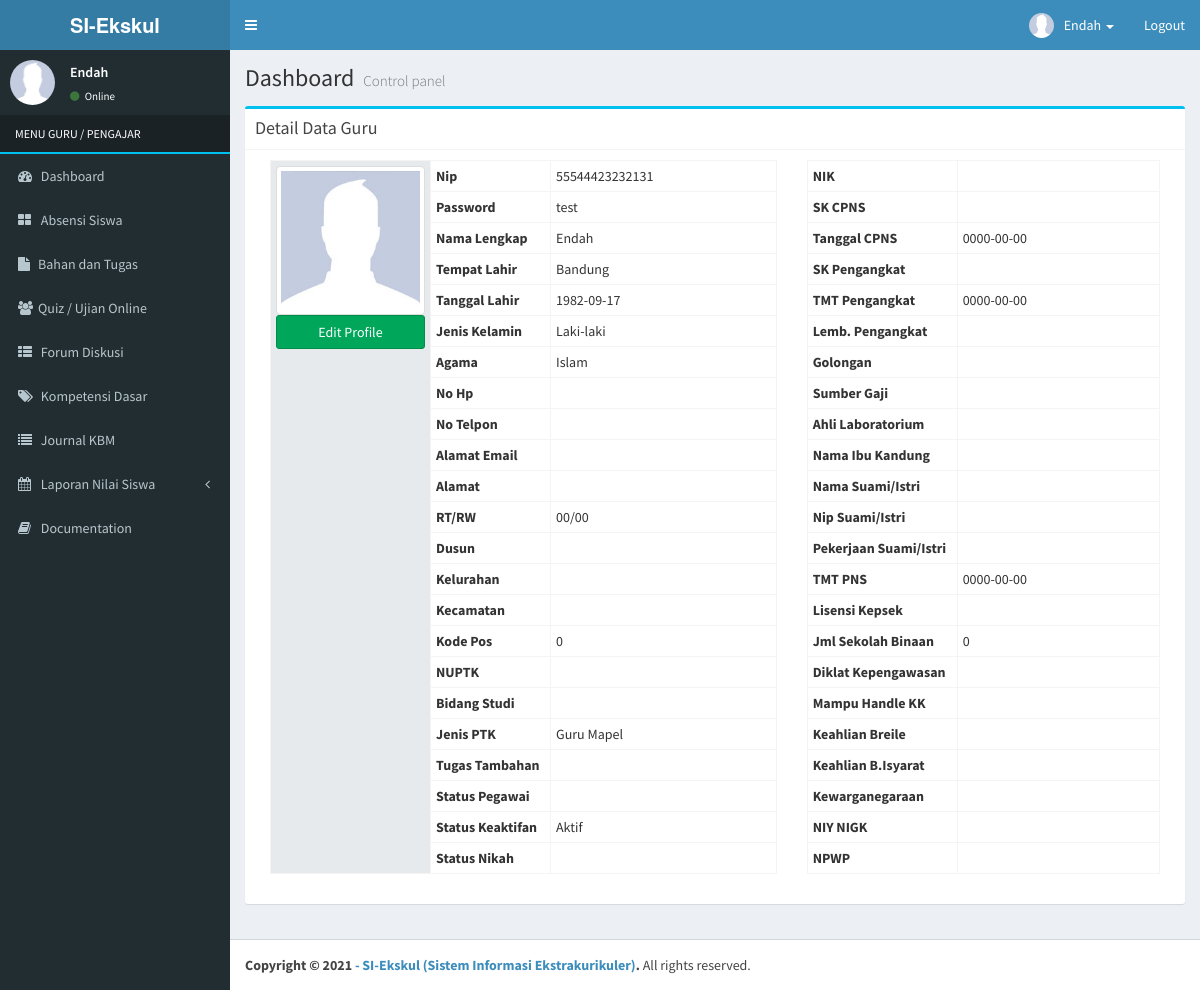
The page /index.php?view=guru&act=detailguru&id=55544423232131 (signed in) on the database its author committed.
### tables this page shows
CREATE TABLE `guru` (
  `nip` varchar(30) NOT NULL,
  `password` varchar(255) NOT NULL,
  `nama_guru` varchar(150) NOT NULL,
  `id_jenis_kelamin` int(5) NOT NULL,
  `tempat_lahir` varchar(150) NOT NULL,
  `tanggal_lahir` date NOT NULL,
  `nik` varchar(50) NOT NULL,
  `niy_nigk` varchar(50) NOT NULL,
  `nuptk` varchar(50) NOT NULL,
  `id_status_kepegawaian` int(5) NOT NULL,
  `id_jenis_ptk` int(5) NOT NULL,
  `pengawas_bidang_studi` varchar(150) NOT NULL,
  `id_agama` int(5) NOT NULL,
  `alamat_jalan` varchar(255) NOT NULL,
  `rt` varchar(5) NOT NULL,
  `rw` varchar(5) NOT NULL,
  `nama_dusun` varchar(100) NOT NULL,
  `desa_kelurahan` varchar(100) NOT NULL,
  `kecamatan` varchar(100) NOT NULL,
  `kode_pos` int(10) NOT NULL,
  `telepon` varchar(15) NOT NULL,
  `hp` varchar(15) NOT NULL,
  `email` varchar(150) NOT NULL,
  `tugas_tambahan` varchar(100) NOT NULL,
  `id_status_keaktifan` int(5) NOT NULL,
  `sk_cpns` varchar(150) NOT NULL,
  `tanggal_cpns` date NOT NULL,
  `sk_pengangkatan` varchar(150) NOT NULL,
  `tmt_pengangkatan` date NOT NULL,
  `lembaga_pengangkatan` varchar(150) NOT NULL,
  `id_golongan` int(5) NOT NULL,
  `keahlian_laboratorium` varchar(150) NOT NULL,
  `sumber_gaji` varchar(150) NOT NULL,
  `nama_ibu_kandung` varchar(100) NOT NULL,
  `id_status_pernikahan` int(5) NOT NULL,
  `nama_suami_istri` varchar(100) NOT NULL,
  `nip_suami_istri` varchar(30) NOT NULL,
  `pekerjaan_suami_istri` varchar(100) NOT NULL,
  `tmt_pns` date NOT NULL,
  `lisensi_kepsek` varchar(20) NOT NULL,
  `jumlah_sekolah_binaan` int(5) NOT NULL,
  `diklat_kepengawasan` varchar(20) NOT NULL,
  `mampu_handle_kk` varchar(20) NOT NULL,
  `keahlian_breile` varchar(20) NOT NULL,
  `keahlian_bahasa_isyarat` varchar(20) NOT NULL,
  `npwp` varchar(50) NOT NULL,
  `kewarganegaraan` varchar(50) NOT NULL,
  `foto` varchar(255) NOT NULL
);

CREATE TABLE `jenis_kelamin` (
  `id_jenis_kelamin` int(5) NOT NULL,
  `jenis_kelamin` varchar(50) NOT NULL
);

CREATE TABLE `agama` (
  `id_agama` int(5) NOT NULL,
  `nama_agama` varchar(100) NOT NULL
);

CREATE TABLE `jenis_ptk` (
  `id_jenis_ptk` int(5) NOT NULL,
  `jenis_ptk` varchar(100) NOT NULL,
  `keterangan` text NOT NULL
);

CREATE TABLE `status_keaktifan` (
  `id_status_keaktifan` int(5) NOT NULL,
  `nama_status_keaktifan` varchar(255) NOT NULL,
  `keterangan` text NOT NULL
);

### application/master_guru.php (the view, shortened to what this page needs)
<?php if ($_GET[act]==''){ ?>
            <div class="col-xs-12">
              <div class="box">
                <div class="box-header">
                  <h3 class="box-title">Semua Data Guru </h3>
                  <?php if($_SESSION[level]!='kepala'){ ?>
                  <a class='pull-right btn btn-primary btn-sm' href='index.php?view=guru&act=tambahguru'>Tambahkan Data Guru</a>
                  <?php } ?>
                </div>
                <div class="box-body">
                  <table id="example1" class="table table-bordered table-striped">
                    <thead>
                      <tr>
                        <th>No</th>
                        <th>NIP</th>
                        <th>Nama Lengkap</th>
                        <th>Jenis Kelamin</th>
                        <th>No Telpon</th>
                        <th>Status Pegawai</th>
                        <th>Jenis PTK</th>
                        <th>Action</th>
                      </tr>
                    </thead>
                    <tbody>
                  <?php
                    $tampil = mysqli_query($koneksi,"SELECT * FROM guru a
                                          LEFT JOIN jenis_kelamin b ON a.id_jenis_kelamin=b.id_jenis_kelamin
                                            LEFT JOIN status_kepegawaian c ON a.id_status_kepegawaian=c.id_status_kepegawaian
                                              LEFT JOIN jenis_ptk d ON a.id_jenis_ptk=d.id_jenis_ptk
                                              ORDER BY a.nip DESC");
                    $no = 1;
                    while($r=mysqli_fetch_array($tampil)){
                    $tanggal = tgl_indo($r[tgl_posting]);
                    echo "<tr><td>$no</td>
                              <td>$r[nip]</td>
                              <td>$r[nama_guru]</td>
                              <td>$r[jenis_kelamin]</td>
                              <td>$r[hp]</td>
                              <td>$r[status_kepegawaian]</td>
                              <td>$r[jenis_ptk]</td>";
                              if($_SESSION[level]!='kepala'){
                        echo "<td><center>
                                <a class='btn btn-info btn-xs' title='Lihat Detail' href='?view=guru&act=detailguru&id=$r[nip]'><span class='glyphicon glyphicon-search'></span></a>
                                <a class='btn btn-success btn-xs' title='Edit Data' href='?view=guru&act=editguru&id=$r[nip]'><span class='glyphicon glyphicon-edit'></span></a>
                                <a class='btn btn-danger btn-xs' title='Delete Data' href='?view=guru&hapus=$r[nip]'><span class='glyphicon glyphicon-remove'></span></a>
                              </center></td>";
                              }else{
                                echo "<td><center>
                                <a class='btn btn-info btn-xs' title='Lihat Detail' href='?view=guru&act=detailguru&id=$r[nip]'><span class='glyphicon glyphicon-search'></span></a>
                              </center></td>";
                              }
                            echo "</tr>";
                      $no++;
                      }
                      if (isset($_GET[hapus])){
                          mysqli_query($koneksi,"DELETE FROM guru where nip='$_GET[hapus]'");
                          echo "<script>document.location='index.php?view=guru';</script>";
                      }
                  ?>
                    </tbody>
                  </table>
                </div>
              </div>
            </div>
<?php
}elseif($_GET[act]=='detailguru'){
    $detail = mysqli_query($koneksi,"SELECT a.*, b.jenis_kelamin, c.status_kepegawaian, d.jenis_ptk, e.nama_agama, f.nama_status_keaktifan, g.nama_golongan, h.status_pernikahan
                                FROM guru a LEFT JOIN jenis_kelamin b ON a.id_jenis_kelamin=b.id_jenis_kelamin
                                  LEFT JOIN status_kepegawaian c ON a.id_status_kepegawaian=c.id_status_kepegawaian
                                    LEFT JOIN jenis_ptk d ON a.id_jenis_ptk=d.id_jenis_ptk
                                      LEFT JOIN agama e ON a.id_agama=e.id_agama
                                        LEFT JOIN status_keaktifan f ON a.id_status_keaktifan=f.id_status_keaktifan
                                          LEFT JOIN golongan g ON a.id_golongan=g.id_golongan
                                            LEFT JOIN status_pernikahan h ON a.id_status_pernikahan=h.id_status_pernikahan
                                              where a.nip='$_GET[id]'");
    $s = mysqli_fetch_array($detail);
    echo "<div class='col-md-12'>
              <div class='box box-info'>
                <div class='box-header with-border'>
                  <h3 class='box-title'>Detail Data Guru</h3>
                </div>
              <div class='box-body'>
              <form method='POST' class='form-horizontal' action='' enctype='multipart/form-data'>
                <div class='col-md-7'>
                  <table class='table table-condensed table-bordered'>
                  <tbody>
                    <input type='hidden' name='id' value='$s[nip]'>
                    <tr><th style='background-color:#E7EAEC' width='160px' rowspan='25'>";
                        if (trim($s[foto])==''){
                          echo "<img class='img-thumbnail' style='width:155px' src='foto_siswa/no-image.jpg'>";
                        }else{
                          echo "<img class='img-thumbnail' style='width:155px' src='foto_pegawai/$s[foto]'>";
                        }
                      if($_SESSION[level]!='kepala'){
                        echo "<a href='index.php?view=guru&act=editguru&id=$_GET[id]' class='btn btn-success btn-block'>Edit Profile</a>";
                      }
                        echo "</th>
                    </tr>
                    <tr><th width='120px' scope='row'>Nip</th>      <td>$s[nip]</td></tr>
                    <tr><th scope='row'>Password</th>               <td>$s[password]</td></tr>
                    <tr><th scope='row'>Nama Lengkap</th>           <td>$s[nama_guru]</td></tr>
                    <tr><th scope='row'>Tempat Lahir</th>           <td>$s[tempat_lahir]</td></tr>
                    <tr><th scope='row'>Tanggal Lahir</th>          <td>$s[tanggal_lahir]</td></tr>
                    <tr><th scope='row'>Jenis Kelamin</th>          <td>$s[jenis_kelamin]</td></tr>
                    <tr><th scope='row'>Agama</th>                  <td>$s[nama_agama]</td></tr>
                    <tr><th scope='row'>No Hp</th>                  <td>$s[hp]</td></tr>
                    <tr><th scope='row'>No Telpon</th>              <td>$s[telepon]</td></tr>
                    <tr><th scope='row'>Alamat Email</th>           <td>$s[email]</td></tr>
                    <tr><th scope='row'>Alamat</th>                 <td>$s[alamat_jalan]</td></tr>
                    <tr><th scope='row'>RT/RW</th>                  <td>$s[rt]/$s[rw]</td></tr>
                    <tr><th scope='row'>Dusun</th>                  <td>$s[nama_dusun]</td></tr>
                    <tr><th scope='row'>Kelurahan</th>              <td>$s[desa_kelurahan]</td></tr>
                    <tr><th scope='row'>Kecamatan</th>              <td>$s[kecamatan]</td></tr>
                    <tr><th scope='row'>Kode Pos</th>               <td>$s[kode_pos]</td></tr>
                    <tr><th scope='row'>NUPTK</th>                  <td>$s[nuptk]</td></tr>
                    <tr><th scope='row'>Bidang Studi</th>           <td>$s[pengawas_bidang_studi]</td></tr>
                    <tr><th scope='row'>Jenis PTK</th>              <td>$s[jenis_ptk]</td></tr>
                    <tr><th scope='row'>Tugas Tambahan</th>         <td>$s[tugas_tambahan]</td></tr>
                    <tr><th scope='row'>Status Pegawai</th>         <td>$s[status_kepegawaian]</td></tr>
                    <tr><th scope='row'>Status Keaktifan</th>       <td>$s[nama_status_keaktifan]</td></tr>
                    <tr><th scope='row'>Status Nikah</th>           <td>$s[status_pernikahan]</td></tr>
                  </tbody>
                  </table>
                </div>
                <div class='col-md-5'>
                  <table class='table table-condensed table-bordered'>
                  <tbody>
                    <tr><th width='150px' scope='row'>NIK</th>      <td>$s[nik]</td></tr>
                    <tr><th scope='row'>SK CPNS</th>                <td>$s[sk_cpns]</td></tr>
                    <tr><th scope='row'>Tanggal CPNS</th>           <td>$s[tanggal_cpns]</td></tr>
                    <tr><th scope='row'>SK Pengangkat</th>          <td>$s[sk_pengangkatan]</td></tr>
                    <tr><th scope='row'>TMT Pengangkat</th>         <td>$s[tmt_pengangkatan]</td></tr>
                    <tr><th scope='row'>Lemb. Pengangkat</th>       <td>$s[lembaga_pengangkatan]</td></tr>
                    <tr><th scope='row'>Golongan</th>               <td>$s[nama_golongan]</td></tr>
                    <tr><th scope='row'>Sumber Gaji</th>            <td>$s[sumber_gaji]</td></tr>
                    <tr><th scope='row'>Ahli Laboratorium</th>  <td>$s[keahlian_laboratorium]</td></tr>
                    <tr><th scope='row'>Nama Ibu Kandung</th>            <td>$s[nama_ibu_kandung]</td></tr>
                    <tr><th scope='row'>Nama Suami/Istri</th>            <td>$s[nama_suami_istri]</td></tr>
                    <tr><th scope='row'>Nip Suami/Istri</th>            <td>$s[nip_suami_istri]</td></tr>
                    <tr><th scope='row'>Pekerjaan Suami/Istri</th>            <td>$s[pekerjaan_suami_istri]</td></tr>
                    <tr><th scope='row'>TMT PNS</th>            <td>$s[tmt_pns]</td></tr>
                    <tr><th scope='row'>Lisensi Kepsek</th>            <td>$s[lisensi_kepsek]</td></tr>
                    <tr><th scope='row'>Jml Sekolah Binaan</th>            <td>$s[jumlah_sekolah_binaan]</td></tr>
                    <tr><th scope='row'>Diklat Kepengawasan</th>            <td>$s[diklat_kepengawasan]</td></tr>
                    <tr><th scope='row'>Mampu Handle KK</th>            <td>$s[mampu_handle_kk]</td></tr>
                    <tr><th scope='row'>Keahlian Breile</th>            <td>$s[keahlian_breile]</td></tr>
                    <tr><th scope='row'>Keahlian B.Isyarat</th>            <td>$s[keahlian_bahasa_isyarat]</td></tr>
                    <tr><th scope='row'>Kewarganegaraan</th>            <td>$s[kewarganegaraan]</td></tr>
                    <tr><th scope='row'>NIY NIGK</th>            <td>$s[niy_nigk]</td></tr>
                    <tr><th scope='row'>NPWP</th>                   <td>$s[npwp]</td></tr>
                  </tbody>
                  </table>
                </div>
              </div>
            </div>";
}
?>

### main-header.php (shortened to what this page needs)
<a href="index.php" class="logo">
  <span class="logo-lg"><b>SI-Ekskul</b></span>
</a>
<nav class="navbar navbar-static-top" role="navigation">
  <a href="#" class="sidebar-toggle" data-toggle="offcanvas" role="button">
  </a>
  <div class="navbar-custom-menu">
    <ul class="nav navbar-nav">
      <li class="dropdown user user-menu">
        <a href="#" class="dropdown-toggle" data-toggle="dropdown">
          <img src="<?php echo $foto; ?>" class="user-image" alt="User Image">
          <span class="hidden-xs"><?php echo $nama; ?></span> <span class='caret'></span>
        </a>
      </li>
      <li><a href="logout.php" >Logout</a></li>
    </ul>
  </div>
</nav>

### menu-guru.php (shortened to what this page needs)
<section class="sidebar">
          <div class="user-panel">
            <div class="pull-left image">
              <img src="<?php echo $foto; ?>" class="img-circle" alt="User Image">
            </div>
            <div class="pull-left info">
              <p><?php echo $nama; ?></p>
              <a href="#"><i class="fa fa-circle text-success"></i> Online</a>
            </div>
          </div>
          <ul class="sidebar-menu">
            <li class="header" style='color:#fff; text-transform:uppercase; border-bottom:2px solid #00c0ef'>MENU <?php echo $level; ?></li>
            <li><a href="index.php"><i class="fa fa-dashboard"></i> <span>Dashboard</span></a></li>
            <li><a href="index.php?view=absensiswa&act=detailabsenguru"><i class="fa fa-th-large"></i> <span>Absensi Siswa</span></a></li>
            <li><a href="index.php?view=bahantugas&act=listbahantugasguru"><i class="fa fa-file"></i><span>Bahan dan Tugas</span></a></li>
            <li><a href="index.php?view=soal&act=detailguru"><i class="fa fa-users"></i><span>Quiz / Ujian Online</span></a></li>
            <li><a href="index.php?view=forum&act=detailguru"><i class="fa fa-th-list"></i> <span>Forum Diskusi</span></a></li>
            <li><a href="index.php?view=kompetensiguru"><i class="fa fa-tags"></i> <span>Kompetensi Dasar</span></a></li>
            <li><a href="index.php?view=journalguru"><i class="fa fa-list"></i> <span>Journal KBM</span></a></li>
            <li class="treeview">
              <a href="#"><i class="fa fa-calendar"></i> <span>Laporan Nilai Siswa</span><i class="fa fa-angle-left pull-right"></i></a>
            </li>
            <li><a href="index.php?view=dokumentasiguru"><i class="fa fa-book"></i> <span>Documentation</span></a></li>
          </ul>
        </section>

### rows shown on the page
guru: nama_guru "Endah", nip "55544423232131", password "test", tempat_lahir "Bandung", tanggal_lahir "1982-09-17", id_jenis_kelamin.jenis_kelamin "Laki-laki", id_agama.nama_agama "Islam", rt "00", rw "00", kode_pos "0", id_jenis_ptk.jenis_ptk "Guru Mapel", id_status_keaktifan.nama_status_keaktifan "Aktif", tanggal_cpns "0000-00-00", tmt_pengangkatan "0000-00-00", tmt_pns "0000-00-00", jumlah_sekolah_binaan "0"

### other values the page prints
$level "GURU / PENGAJAR"
